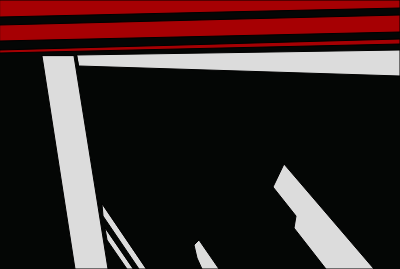
Frame 1 (no input)
Frame 2 (the mouse pressed at the canvas centre, redrawn once): identical to frame 1, image omitted

The p5.js sketch that drew this single still picture (run headless with seeded random() and noise() and a simulated clock; the mouse was pressed at the canvas centre and the sketch redrawn once):

// p5.js sketch
// ── sketch.js
/**Brenna Rowan Project 2**/

function setup() {
  // put setup code here
   createCanvas(400,269);
   noLoop();
}

function draw() {
  // put drawing code here
  //background color (R:4,G:6,B:5)
  //grey lines: around R:220 G:220 B: 220
  //Red color: Around R:166,G:0,B:3
  //Blue color: Around R: 0,G:19,b:78
  g = color(220,220,220);
  r = color(166,0,3);
  b = color(0,19,78);
  //setting bg
  background(4,6,5);
  
  //drawing upper red lines 
  fill(r);
  quad(0,0,400,0,400,8,0,17);
  quad(0,25,400,15,400,32,0,41);
  quad(0,50,400,39,400,44,0,53);
  
  //grey lines n shapes
  fill(g);
  quad(42,56,75,269,108,269,74,56);
  quad(105,228,107,240,127,269,133,269);
  quad(102,204,103,216,139,269,146,269);
  
  beginShape();
  vertex(199,240);
  vertex(219,269);
  vertex(202,269);
  vertex(197,258);
  vertex(194,245);
  endShape(CLOSE);
  
  beginShape();
  vertex(284,164);
  vertex(374,269);
  vertex(326,269);
  vertex(294,228);
  vertex(296,216);
  vertex(273,187);
  endShape(CLOSE);
  
  //rect w: 26 l: 323
  //top left corner (77,55)
  //bottom left corner (84,84)
  /**ellipse(77,55,10); 
  rotate(-0.20);
  translate(84,84);
  rect(0,0,26,323); **/
  quad(77,55,400,50,400,76,79,66);
  
  //blue curves 
  
  
  
}
